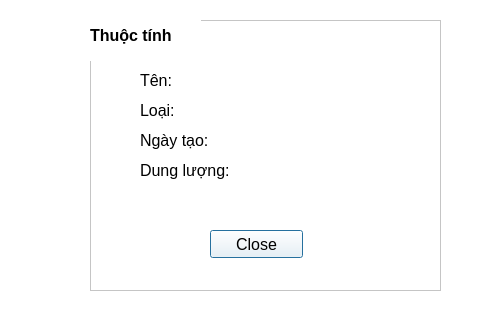
<?xml version="1.0" encoding="UTF-8"?>
<ui version="4.0">
 <class>formthuoctinh</class>
 <widget class="QDialog" name="formthuoctinh">
  <property name="geometry">
   <rect>
    <x>0</x>
    <y>0</y>
    <width>478</width>
    <height>333</height>
   </rect>
  </property>
  <property name="windowTitle">
   <string>THÔNG BÁO</string>
  </property>
  <property name="styleSheet">
   <string notr="true">background-color: rgb(255, 255, 255);</string>
  </property>
  <widget class="QFrame" name="propertyFrame">
   <property name="enabled">
    <bool>true</bool>
   </property>
   <property name="geometry">
    <rect>
     <x>90</x>
     <y>20</y>
     <width>351</width>
     <height>271</height>
    </rect>
   </property>
   <property name="maximumSize">
    <size>
     <width>3500</width>
     <height>1500</height>
    </size>
   </property>
   <property name="font">
    <font>
     <pointsize>12</pointsize>
     <weight>50</weight>
     <italic>false</italic>
     <bold>false</bold>
     <strikeout>false</strikeout>
     <stylestrategy>PreferDefault</stylestrategy>
    </font>
   </property>
   <property name="cursor">
    <cursorShape>ArrowCursor</cursorShape>
   </property>
   <property name="mouseTracking">
    <bool>false</bool>
   </property>
   <property name="tabletTracking">
    <bool>false</bool>
   </property>
   <property name="contextMenuPolicy">
    <enum>Qt::DefaultContextMenu</enum>
   </property>
   <property name="layoutDirection">
    <enum>Qt::LeftToRight</enum>
   </property>
   <property name="autoFillBackground">
    <bool>false</bool>
   </property>
   <property name="frameShape">
    <enum>QFrame::StyledPanel</enum>
   </property>
   <property name="frameShadow">
    <enum>QFrame::Raised</enum>
   </property>
   <widget class="QLabel" name="label_8">
    <property name="geometry">
     <rect>
      <x>0</x>
      <y>-10</y>
      <width>111</width>
      <height>51</height>
     </rect>
    </property>
    <property name="font">
     <font>
      <pointsize>12</pointsize>
      <weight>75</weight>
      <bold>true</bold>
     </font>
    </property>
    <property name="text">
     <string>Thuộc tính</string>
    </property>
   </widget>
   <widget class="QLabel" name="label_9">
    <property name="geometry">
     <rect>
      <x>50</x>
      <y>40</y>
      <width>241</width>
      <height>41</height>
     </rect>
    </property>
    <property name="font">
     <font>
      <pointsize>12</pointsize>
      <weight>50</weight>
      <italic>false</italic>
      <bold>false</bold>
      <strikeout>false</strikeout>
      <stylestrategy>PreferDefault</stylestrategy>
     </font>
    </property>
    <property name="text">
     <string>Tên:  </string>
    </property>
   </widget>
   <widget class="QPushButton" name="pushButton_8">
    <property name="geometry">
     <rect>
      <x>120</x>
      <y>210</y>
      <width>93</width>
      <height>28</height>
     </rect>
    </property>
    <property name="font">
     <font>
      <pointsize>12</pointsize>
      <weight>50</weight>
      <italic>false</italic>
      <bold>false</bold>
      <strikeout>false</strikeout>
      <stylestrategy>PreferDefault</stylestrategy>
     </font>
    </property>
    <property name="text">
     <string>Close</string>
    </property>
   </widget>
   <widget class="QLabel" name="label_10">
    <property name="geometry">
     <rect>
      <x>50</x>
      <y>70</y>
      <width>221</width>
      <height>41</height>
     </rect>
    </property>
    <property name="font">
     <font>
      <pointsize>12</pointsize>
      <weight>50</weight>
      <italic>false</italic>
      <bold>false</bold>
      <strikeout>false</strikeout>
      <stylestrategy>PreferDefault</stylestrategy>
     </font>
    </property>
    <property name="text">
     <string>Loại: </string>
    </property>
   </widget>
   <widget class="QLabel" name="label_11">
    <property name="geometry">
     <rect>
      <x>50</x>
      <y>100</y>
      <width>201</width>
      <height>41</height>
     </rect>
    </property>
    <property name="font">
     <font>
      <pointsize>12</pointsize>
      <weight>50</weight>
      <italic>false</italic>
      <bold>false</bold>
      <strikeout>false</strikeout>
      <stylestrategy>PreferDefault</stylestrategy>
     </font>
    </property>
    <property name="text">
     <string>Ngày tạo:</string>
    </property>
   </widget>
   <widget class="QLabel" name="label_12">
    <property name="geometry">
     <rect>
      <x>50</x>
      <y>130</y>
      <width>221</width>
      <height>41</height>
     </rect>
    </property>
    <property name="font">
     <font>
      <pointsize>12</pointsize>
     </font>
    </property>
    <property name="text">
     <string>Dung lượng:</string>
    </property>
   </widget>
  </widget>
  <widget class="QLabel" name="label_13">
   <property name="geometry">
    <rect>
     <x>10</x>
     <y>20</y>
     <width>61</width>
     <height>51</height>
    </rect>
   </property>
   <property name="font">
    <font>
     <pointsize>12</pointsize>
     <weight>50</weight>
     <italic>false</italic>
     <bold>false</bold>
     <strikeout>false</strikeout>
     <stylestrategy>PreferDefault</stylestrategy>
    </font>
   </property>
   <property name="text">
    <string/>
   </property>
   <property name="pixmap">
    <pixmap>../../../../../Downloads/xem.png</pixmap>
   </property>
   <property name="scaledContents">
    <bool>true</bool>
   </property>
  </widget>
 </widget>
 <resources/>
 <connections/>
</ui>
